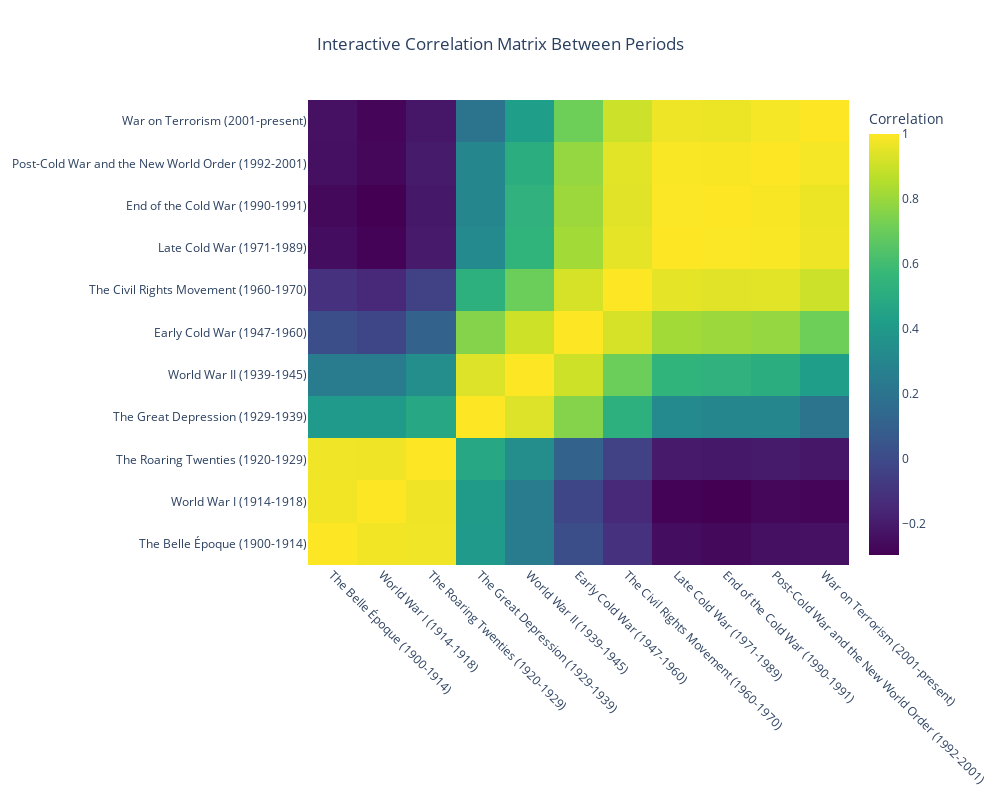

Notebook cell for this chart:
### Markdown cell above
This interactive heatmap visualizes correlations between periods, highlighting the top 3 themes contributing to each relationship through hover text.

### Code cell
# Transpose the normalized theme periods counts
periods_themes = normalized_theme_periods_counts.T
# Calculate the correlation matrix
correlation_matrix = periods_themes.corr()

# Generate hover text for each cell in the heatmap
hover_text = []
for i in range(len(correlation_matrix)):
    hover_row = []
    for j in range(len(correlation_matrix.columns)):
        top_themes = theme_periods_counts_pivot.columns[periods_themes.iloc[i].argsort()[:3]]  
        hover_row.append(f"Top 3 themes: {', '.join(top_themes)}")
    hover_text.append(hover_row)

# Create the heatmap
fig = go.Figure(data=go.Heatmap(
    z=correlation_matrix.values,
    x=correlation_matrix.columns,
    y=correlation_matrix.index,
    colorscale='Viridis',
    text=hover_text, 
    hoverinfo='text', 
    colorbar=dict(title="Correlation")
))

# Update layout for better visualization
fig.update_layout(
    title={
        'text': "Interactive Correlation Matrix Between Periods",
        'x': 0.5,
        'xanchor': 'center'
    },
    height=800,
    width=1000,
    xaxis_tickangle=45, 
)

# Display the figure
fig.show()
fig.write_html('/Users/lilly-flore/Desktop/period_corr_matrix.html')

### Figure 1 — Plotly figure (JSON) as saved in the notebook; plotly's stock layout.template omitted (floating-point values rounded to 4 significant figures)
{"data": [{"colorbar": {"title": {"text": "Correlation"}}, "colorscale": [[0, "#440154"], [0.1111, "#482878"], [0.2222, "#3e4989"], [0.3333, "#31688e"], [0.4444, "#26828e"], [0.5556, "#1f9e89"], [0.6667, "#35b779"], [0.7778, "#6ece58"], [0.8889, "#b5de2b"], [1, "#fde725"]], "hoverinfo": "text", "text": [["Top 3 themes: Animation/Family, Action/Adventure/Thriller, Black-and-White", "Top 3 themes: Animation/Family, Action/Adventure/Thriller, Black-and-White", "Top 3 themes: Animation/Family, Action/Adventure/Thriller, Black-and-White", "Top 3 themes: Animation/Family, Action/Adventure/Thriller, Black-and-White", "Top 3 themes: Animation/Family, Action/Adventure/Thriller, Black-and-White", "Top 3 themes: Animation/Family, Action/Adventure/Thriller, Black-and-White", "Top 3 themes: Animation/Family, Action/Adventure/Thriller, Black-and-White", "Top 3 themes: Animation/Family, Action/Adventure/Thriller, Black-and-White", "Top 3 themes: Animation/Family, Action/Adventure/Thriller, Black-and-White", "Top 3 themes: Animation/Family, Action/Adventure/Thriller, Black-and-White", "Top 3 themes: Animation/Family, Action/Adventure/Thriller, Black-and-White"], ["Top 3 themes: Animation/Family, Action/Adventure/Thriller, Black-and-White", "Top 3 themes: Animation/Family, Action/Adventure/Thriller, Black-and-White", "Top 3 themes: Animation/Family, Action/Adventure/Thriller, Black-and-White", "Top 3 themes: Animation/Family, Action/Adventure/Thriller, Black-and-White", "Top 3 themes: Animation/Family, Action/Adventure/Thriller, Black-and-White", "Top 3 themes: Animation/Family, Action/Adventure/Thriller, Black-and-White", "Top 3 themes: Animation/Family, Action/Adventure/Thriller, Black-and-White", "Top 3 themes: Animation/Family, Action/Adventure/Thriller, Black-and-White", "Top 3 themes: Animation/Family, Action/Adventure/Thriller, Black-and-White", "Top 3 themes: Animation/Family, Action/Adventure/Thriller, Black-and-White", "Top 3 themes: Animation/Family, Action/Adventure/Thriller, Black-and-White"], ["Top 3 themes: Romance, Musical, Independent/Experimental/LGBT", "Top 3 themes: Romance, Musical, Independent/Experimental/LGBT", "Top 3 themes: Romance, Musical, Independent/Experimental/LGBT", "Top 3 themes: Romance, Musical, Independent/Experimental/LGBT", "Top 3 themes: Romance, Musical, Independent/Experimental/LGBT", "Top 3 themes: Romance, Musical, Independent/Experimental/LGBT", "Top 3 themes: Romance, Musical, Independent/Experimental/LGBT", "Top 3 themes: Romance, Musical, Independent/Experimental/LGBT", "Top 3 themes: Romance, Musical, Independent/Experimental/LGBT", "Top 3 themes: Romance, Musical, Independent/Experimental/LGBT", "Top 3 themes: Romance, Musical, Independent/Experimental/LGBT"], ["Top 3 themes: Action/Adventure/Thriller, Black-and-White, Historical/Biographical/Documentary", "Top 3 themes: Action/Adventure/Thriller, Black-and-White, Historical/Biographical/Documentary", "Top 3 themes: Action/Adventure/Thriller, Black-and-White, Historical/Biographical/Documentary", "Top 3 themes: Action/Adventure/Thriller, Black-and-White, Historical/Biographical/Documentary", "Top 3 themes: Action/Adventure/Thriller, Black-and-White, Historical/Biographical/Documentary", "Top 3 themes: Action/Adventure/Thriller, Black-and-White, Historical/Biographical/Documentary", "Top 3 themes: Action/Adventure/Thriller, Black-and-White, Historical/Biographical/Documentary", "Top 3 themes: Action/Adventure/Thriller, Black-and-White, Historical/Biographical/Documentary", "Top 3 themes: Action/Adventure/Thriller, Black-and-White, Historical/Biographical/Documentary", "Top 3 themes: Action/Adventure/Thriller, Black-and-White, Historical/Biographical/Documentary", "Top 3 themes: Action/Adventure/Thriller, Black-and-White, Historical/Biographical/Documentary"], ["Top 3 themes: Animation/Family, Black-and-White, Drama/Mystery", "Top 3 themes: Animation/Family, Black-and-White, Drama/Mystery", "Top 3 themes: Animation/Family, Black-and-White, Drama/Mystery", "Top 3 themes: Animation/Family, Black-and-White, Drama/Mystery", "Top 3 themes: Animation/Family, Black-and-White, Drama/Mystery", "Top 3 themes: Animation/Family, Black-and-White, Drama/Mystery", "Top 3 themes: Animation/Family, Black-and-White, Drama/Mystery", "Top 3 themes: Animation/Family, Black-and-White, Drama/Mystery", "Top 3 themes: Animation/Family, Black-and-White, Drama/Mystery", "Top 3 themes: Animation/Family, Black-and-White, Drama/Mystery", "Top 3 themes: Animation/Family, Black-and-White, Drama/Mystery"], ["Top 3 themes: Animation/Family, Black-and-White, Action/Adventure/Thriller", "Top 3 themes: Animation/Family, Black-and-White, Action/Adventure/Thriller", "Top 3 themes: Animation/Family, Black-and-White, Action/Adventure/Thriller", "Top 3 themes: Animation/Family, Black-and-White, Action/Adventure/Thriller", "Top 3 themes: Animation/Family, Black-and-White, Action/Adventure/Thriller", "Top 3 themes: Animation/Family, Black-and-White, Action/Adventure/Thriller", "Top 3 themes: Animation/Family, Black-and-White, Action/Adventure/Thriller", "Top 3 themes: Animation/Family, Black-and-White, Action/Adventure/Thriller", "Top 3 themes: Animation/Family, Black-and-White, Action/Adventure/Thriller", "Top 3 themes: Animation/Family, Black-and-White, Action/Adventure/Thriller", "Top 3 themes: Animation/Family, Black-and-White, Action/Adventure/Thriller"], ["Top 3 themes: Animation/Family, Action/Adventure/Thriller, Black-and-White", "Top 3 themes: Animation/Family, Action/Adventure/Thriller, Black-and-White", "Top 3 themes: Animation/Family, Action/Adventure/Thriller, Black-and-White", "Top 3 themes: Animation/Family, Action/Adventure/Thriller, Black-and-White", "Top 3 themes: Animation/Family, Action/Adventure/Thriller, Black-and-White", "Top 3 themes: Animation/Family, Action/Adventure/Thriller, Black-and-White", "Top 3 themes: Animation/Family, Action/Adventure/Thriller, Black-and-White", "Top 3 themes: Animation/Family, Action/Adventure/Thriller, Black-and-White", "Top 3 themes: Animation/Family, Action/Adventure/Thriller, Black-and-White", "Top 3 themes: Animation/Family, Action/Adventure/Thriller, Black-and-White", "Top 3 themes: Animation/Family, Action/Adventure/Thriller, Black-and-White"], ["Top 3 themes: Drama/Mystery, Comedy, Historical/Biographical/Documentary", "Top 3 themes: Drama/Mystery, Comedy, Historical/Biographical/Documentary", "Top 3 themes: Drama/Mystery, Comedy, Historical/Biographical/Documentary", "Top 3 themes: Drama/Mystery, Comedy, Historical/Biographical/Documentary", "Top 3 themes: Drama/Mystery, Comedy, Historical/Biographical/Documentary", "Top 3 themes: Drama/Mystery, Comedy, Historical/Biographical/Documentary", "Top 3 themes: Drama/Mystery, Comedy, Historical/Biographical/Documentary", "Top 3 themes: Drama/Mystery, Comedy, Historical/Biographical/Documentary", "Top 3 themes: Drama/Mystery, Comedy, Historical/Biographical/Documentary", "Top 3 themes: Drama/Mystery, Comedy, Historical/Biographical/Documentary", "Top 3 themes: Drama/Mystery, Comedy, Historical/Biographical/Documentary"], ["Top 3 themes: Animation/Family, Action/Adventure/Thriller, Black-and-White", "Top 3 themes: Animation/Family, Action/Adventure/Thriller, Black-and-White", "Top 3 themes: Animation/Family, Action/Adventure/Thriller, Black-and-White", "Top 3 themes: Animation/Family, Action/Adventure/Thriller, Black-and-White", "Top 3 themes: Animation/Family, Action/Adventure/Thriller, Black-and-White", "Top 3 themes: Animation/Family, Action/Adventure/Thriller, Black-and-White", "Top 3 themes: Animation/Family, Action/Adventure/Thriller, Black-and-White", "Top 3 themes: Animation/Family, Action/Adventure/Thriller, Black-and-White", "Top 3 themes: Animation/Family, Action/Adventure/Thriller, Black-and-White", "Top 3 themes: Animation/Family, Action/Adventure/Thriller, Black-and-White", "Top 3 themes: Animation/Family, Action/Adventure/Thriller, Black-and-White"], ["Top 3 themes: Animation/Family, Action/Adventure/Thriller, Black-and-White", "Top 3 themes: Animation/Family, Action/Adventure/Thriller, Black-and-White", "Top 3 themes: Animation/Family, Action/Adventure/Thriller, Black-and-White", "Top 3 themes: Animation/Family, Action/Adventure/Thriller, Black-and-White", "Top 3 themes: Animation/Family, Action/Adventure/Thriller, Black-and-White", "Top 3 themes: Animation/Family, Action/Adventure/Thriller, Black-and-White", "Top 3 themes: Animation/Family, Action/Adventure/Thriller, Black-and-White", "Top 3 themes: Animation/Family, Action/Adventure/Thriller, Black-and-White", "Top 3 themes: Animation/Family, Action/Adventure/Thriller, Black-and-White", "Top 3 themes: Animation/Family, Action/Adventure/Thriller, Black-and-White", "Top 3 themes: Animation/Family, Action/Adventure/Thriller, Black-and-White"], ["Top 3 themes: Animation/Family, Action/Adventure/Thriller, Black-and-White", "Top 3 themes: Animation/Family, Action/Adventure/Thriller, Black-and-White", "Top 3 themes: Animation/Family, Action/Adventure/Thriller, Black-and-White", "Top 3 themes: Animation/Family, Action/Adventure/Thriller, Black-and-White", "Top 3 themes: Animation/Family, Action/Adventure/Thriller, Black-and-White", "Top 3 themes: Animation/Family, Action/Adventure/Thriller, Black-and-White", "Top 3 themes: Animation/Family, Action/Adventure/Thriller, Black-and-White", "Top 3 themes: Animation/Family, Action/Adventure/Thriller, Black-and-White", "Top 3 themes: Animation/Family, Action/Adventure/Thriller, Black-and-White", "Top 3 themes: Animation/Family, Action/Adventure/Thriller, Black-and-White", "Top 3 themes: Animation/Family, Action/Adventure/Thriller, Black-and-White"]], "type": "heatmap", "x": ["The Belle Époque (1900-1914)", "World War I (1914-1918)", "The Roaring Twenties (1920-1929)", "The Great Depression (1929-1939)", "World War II (1939-1945)", "Early Cold War (1947-1960)", "The Civil Rights Movement (1960-1970)", "Late Cold War (1971-1989)", "End of the Cold War (1990-1991)", "Post-Cold War and the New World Order (1992-2001)", "War on Terrorism (2001-present)"], "y": ["The Belle Époque (1900-1914)", "World War I (1914-1918)", "The Roaring Twenties (1920-1929)", "The Great Depression (1929-1939)", "World War II (1939-1945)", "Early Cold War (1947-1960)", "The Civil Rights Movement (1960-1970)", "Late Cold War (1971-1989)", "End of the Cold War (1990-1991)", "Post-Cold War and the New World Order (1992-2001)", "War on Terrorism (2001-present)"], "z": [[1, 0.9754, 0.9742, 0.403, 0.2407, 0.01693, -0.1118, -0.251, -0.2653, -0.2393, -0.2373], [0.9754, 1, 0.9721, 0.4086, 0.2427, -0.02089, -0.1505, -0.2894, -0.2958, -0.2745, -0.2761], [0.9742, 0.9721, 1, 0.478, 0.3434, 0.1124, -0.03763, -0.2028, -0.2095, -0.2005, -0.2142], [0.403, 0.4086, 0.478, 1, 0.9358, 0.7569, 0.5193, 0.3226, 0.3048, 0.3021, 0.2051], [0.2407, 0.2427, 0.3434, 0.9358, 1, 0.9056, 0.7055, 0.5443, 0.5356, 0.512, 0.4233], [0.01693, -0.02089, 0.1124, 0.7569, 0.9056, 1, 0.9221, 0.8173, 0.8045, 0.7889, 0.7104], [-0.1118, -0.1505, -0.03763, 0.5193, 0.7055, 0.9221, 1, 0.9536, 0.9421, 0.9452, 0.9024], [-0.251, -0.2894, -0.2028, 0.3226, 0.5443, 0.8173, 0.9536, 1, 0.995, 0.9926, 0.9701], [-0.2653, -0.2958, -0.2095, 0.3048, 0.5356, 0.8045, 0.9421, 0.995, 1, 0.9901, 0.965], [-0.2393, -0.2745, -0.2005, 0.3021, 0.512, 0.7889, 0.9452, 0.9926, 0.9901, 1, 0.9845], [-0.2373, -0.2761, -0.2142, 0.2051, 0.4233, 0.7104, 0.9024, 0.9701, 0.965, 0.9845, 1]]}], "layout": {"height": 800, "title": {"text": "Interactive Correlation Matrix Between Periods", "x": 0.5, "xanchor": "center"}, "width": 1000, "xaxis": {"tickangle": 45}}}
